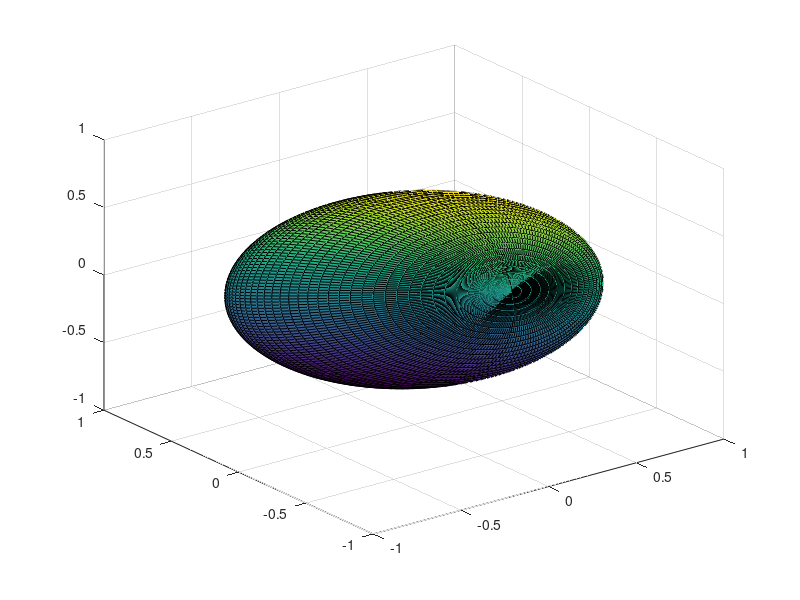

The MATLAB source for this figure: (Note: this script raises an error after producing the figure.)
clear all
clc
phi = linspace(0,2*pi);
theta = linspace(0,pi);
[phi,theta]=meshgrid(phi,theta);

x = sin(phi).*cos(theta);
y = sin(phi).*sin(theta); 
z = cos(phi);   % 100 points on the unit ball

hold off
surf(x,y,z);
pause

xsize = size(x);
ysize = size(y);
zsize = size(z);

x = reshape(x,1,xsize(1)*xsize(2));
y = reshape(y,1,ysize(1)*ysize(2));
z = reshape(z,1,zsize(1)*zsize(2));

X = [x; y; z];

A = randn(3);

[U,S,V] = svd(A);
u1 = U(:,1); u2 = U(:,2); u3 = U(:,3); % Left
s1 = S(1,1); s2 = S(2,2); s3 = S(3,3); % Singular
v1 = V(:,1); v2 = V(:,2); v3 = V(:,3); % Right

B = A*X;

x = reshape(B(1,:),xsize(1),xsize(2));
y = reshape(B(2,:),xsize(1),xsize(2));
z = reshape(B(3,:),xsize(1),xsize(2));

G = surf(x,y,z); hold on
H1 = plot3([0 s1*u1(1)],[0 s1*u1(2)],[0 s1*u1(3)],'b','Linewidth',3);
H2 = plot3([0 s2*u2(1)],[0 s2*u2(2)],[0 s2*u2(3)],'g','Linewidth',3);
H3 = plot3([0 s3*u3(1)],[0 s3*u3(2)],[0 s3*u3(3)],'r','Linewidth',3);

pause
alpha(G,0.5)
material('metal')

while 1
	camorbit(10,0)
	camlight('headlight')
	drawnow;
    pause
end
